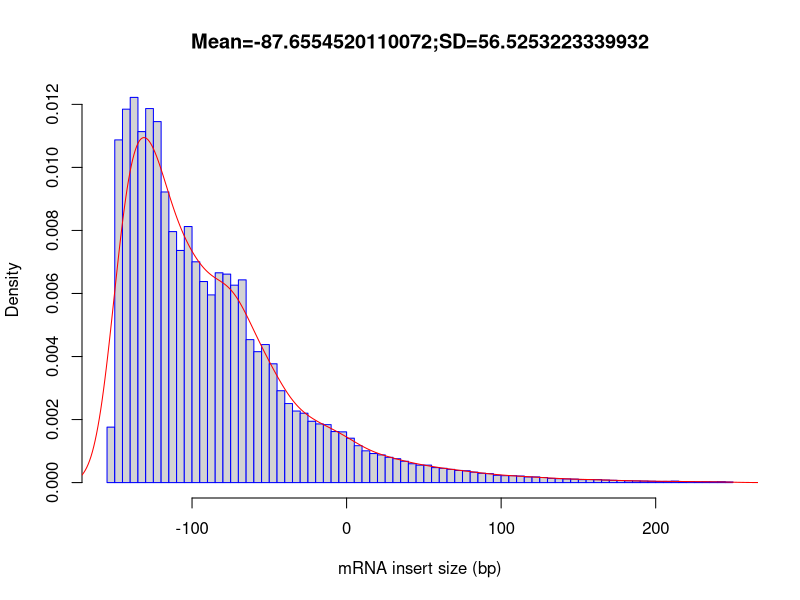

Generate this figure with R:
out_file = 'Ev_2_inner_distance'
pdf('Ev_2_inner_distance.inner_distance_plot.pdf')
fragsize=rep(c(-247.5,-242.5,-237.5,-232.5,-227.5,-222.5,-217.5,-212.5,-207.5,-202.5,-197.5,-192.5,-187.5,-182.5,-177.5,-172.5,-167.5,-162.5,-157.5,-152.5,-147.5,-142.5,-137.5,-132.5,-127.5,-122.5,-117.5,-112.5,-107.5,-102.5,-97.5,-92.5,-87.5,-82.5,-77.5,-72.5,-67.5,-62.5,-57.5,-52.5,-47.5,-42.5,-37.5,-32.5,-27.5,-22.5,-17.5,-12.5,-7.5,-2.5,2.5,7.5,12.5,17.5,22.5,27.5,32.5,37.5,42.5,47.5,52.5,57.5,62.5,67.5,72.5,77.5,82.5,87.5,92.5,97.5,102.5,107.5,112.5,117.5,122.5,127.5,132.5,137.5,142.5,147.5,152.5,157.5,162.5,167.5,172.5,177.5,182.5,187.5,192.5,197.5,202.5,207.5,212.5,217.5,222.5,227.5,232.5,237.5,242.5,247.5),times=c(0,0,0,0,0,0,0,0,0,0,0,0,0,0,0,0,0,0,0,8785,54286,59156,61019,55600,59252,57189,46039,39764,36772,40564,34976,31852,29734,33235,33025,31275,32116,22647,20740,21867,18820,14552,12518,11335,10992,9712,9293,9182,8088,8036,7035,5846,5032,4601,4386,4008,3787,3384,2989,2768,2767,2375,2264,2097,1922,1879,1654,1480,1418,1163,1092,1091,1038,897,894,809,671,622,581,549,473,483,472,406,359,320,291,268,244,213,179,187,231,153,173,119,142,123,147,101))
frag_sd = sd(fragsize)
frag_mean = mean(fragsize)
frag_median = median(fragsize)
write(x=c("Name","Mean","Median","sd"), sep="	", file=stdout(),ncolumns=4)
write(c(out_file,frag_mean,frag_median,frag_sd),sep="	", file=stdout(),ncolumns=4)
hist(fragsize,probability=T,breaks=100,xlab="mRNA insert size (bp)",main=paste(c("Mean=",frag_mean,";","SD=",frag_sd),collapse=""),border="blue")
lines(density(fragsize,bw=10),col='red')
dev.off()
